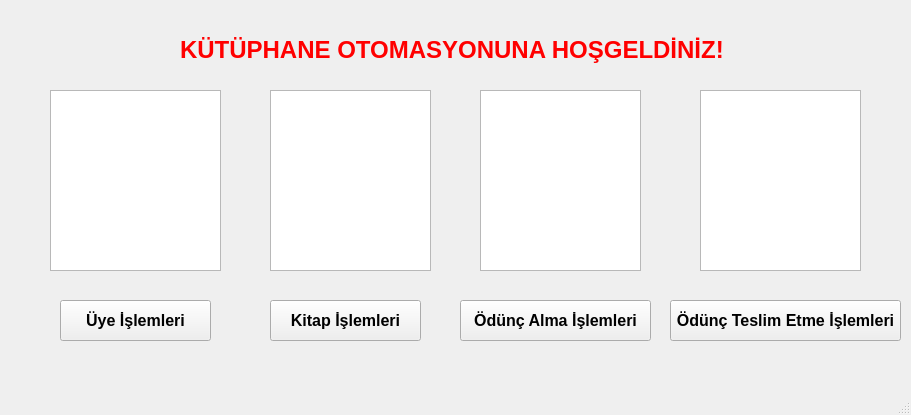
<?xml version="1.0" encoding="UTF-8"?>
<ui version="4.0">
 <class>MainWindow</class>
 <widget class="QMainWindow" name="MainWindow">
  <property name="geometry">
   <rect>
    <x>0</x>
    <y>0</y>
    <width>911</width>
    <height>415</height>
   </rect>
  </property>
  <property name="windowTitle">
   <string>Ana Menü</string>
  </property>
  <widget class="QWidget" name="centralwidget">
   <widget class="QLabel" name="label_Kutuphane_Otomasyonu">
    <property name="geometry">
     <rect>
      <x>180</x>
      <y>30</y>
      <width>581</width>
      <height>41</height>
     </rect>
    </property>
    <property name="font">
     <font>
      <family>Arial</family>
      <pointsize>18</pointsize>
      <italic>false</italic>
      <bold>false</bold>
     </font>
    </property>
    <property name="styleSheet">
     <string notr="true">color: rgb(255, 0, 0);
font: 75 18pt &quot;Arial&quot;;</string>
    </property>
    <property name="text">
     <string>&lt;html&gt;&lt;head/&gt;&lt;body&gt;&lt;p&gt;&lt;span style=&quot; font-weight:700;&quot;&gt;KÜTÜPHANE OTOMASYONUNA HOŞGELDİNİZ!&lt;/span&gt;&lt;/p&gt;&lt;/body&gt;&lt;/html&gt;</string>
    </property>
   </widget>
   <widget class="QPushButton" name="pushButton_Uye_Islemleri">
    <property name="geometry">
     <rect>
      <x>60</x>
      <y>300</y>
      <width>151</width>
      <height>41</height>
     </rect>
    </property>
    <property name="maximumSize">
     <size>
      <width>161</width>
      <height>16777215</height>
     </size>
    </property>
    <property name="font">
     <font>
      <pointsize>12</pointsize>
      <bold>true</bold>
     </font>
    </property>
    <property name="styleSheet">
     <string notr="true"/>
    </property>
    <property name="text">
     <string>Üye İşlemleri</string>
    </property>
   </widget>
   <widget class="QPushButton" name="pushbutton_Kitap_Islemleri">
    <property name="geometry">
     <rect>
      <x>270</x>
      <y>300</y>
      <width>151</width>
      <height>41</height>
     </rect>
    </property>
    <property name="font">
     <font>
      <pointsize>12</pointsize>
      <bold>true</bold>
     </font>
    </property>
    <property name="styleSheet">
     <string notr="true"/>
    </property>
    <property name="text">
     <string>Kitap İşlemleri</string>
    </property>
   </widget>
   <widget class="QPushButton" name="pushbutton_Odunc_Alma_Islemleri">
    <property name="geometry">
     <rect>
      <x>460</x>
      <y>300</y>
      <width>191</width>
      <height>41</height>
     </rect>
    </property>
    <property name="font">
     <font>
      <pointsize>12</pointsize>
      <bold>true</bold>
     </font>
    </property>
    <property name="styleSheet">
     <string notr="true"/>
    </property>
    <property name="text">
     <string>Ödünç Alma İşlemleri</string>
    </property>
   </widget>
   <widget class="QGraphicsView" name="graphicsView_1">
    <property name="geometry">
     <rect>
      <x>50</x>
      <y>90</y>
      <width>171</width>
      <height>181</height>
     </rect>
    </property>
    <property name="styleSheet">
     <string notr="true">background-image: url(:/resimler/images/user.jpg);
border-image: url(:/resimler/images/user.jpg);</string>
    </property>
   </widget>
   <widget class="QGraphicsView" name="graphicsView_2">
    <property name="geometry">
     <rect>
      <x>270</x>
      <y>90</y>
      <width>161</width>
      <height>181</height>
     </rect>
    </property>
    <property name="styleSheet">
     <string notr="true">background-image: url(:/resimler/images/book.jpg);
border-image: url(:/resimler/images/book.jpg);</string>
    </property>
   </widget>
   <widget class="QGraphicsView" name="graphicsView_3">
    <property name="geometry">
     <rect>
      <x>480</x>
      <y>90</y>
      <width>161</width>
      <height>181</height>
     </rect>
    </property>
    <property name="styleSheet">
     <string notr="true">background-image: url(:/resimler/images/odunc_1.jpg);</string>
    </property>
   </widget>
   <widget class="QGraphicsView" name="graphicsView_4">
    <property name="geometry">
     <rect>
      <x>700</x>
      <y>90</y>
      <width>161</width>
      <height>181</height>
     </rect>
    </property>
    <property name="styleSheet">
     <string notr="true">background-image: url(:/resimler/images/odunc_2.jpg);</string>
    </property>
   </widget>
   <widget class="QPushButton" name="pushbutton_Odunc_Verme_Islemleri">
    <property name="geometry">
     <rect>
      <x>670</x>
      <y>300</y>
      <width>231</width>
      <height>41</height>
     </rect>
    </property>
    <property name="font">
     <font>
      <pointsize>12</pointsize>
      <bold>true</bold>
     </font>
    </property>
    <property name="styleSheet">
     <string notr="true"/>
    </property>
    <property name="text">
     <string>Ödünç Teslim Etme İşlemleri</string>
    </property>
   </widget>
  </widget>
  <widget class="QMenuBar" name="menubar">
   <property name="geometry">
    <rect>
     <x>0</x>
     <y>0</y>
     <width>911</width>
     <height>22</height>
    </rect>
   </property>
  </widget>
  <widget class="QStatusBar" name="statusbar"/>
 </widget>
 <resources/>
 <connections/>
</ui>
